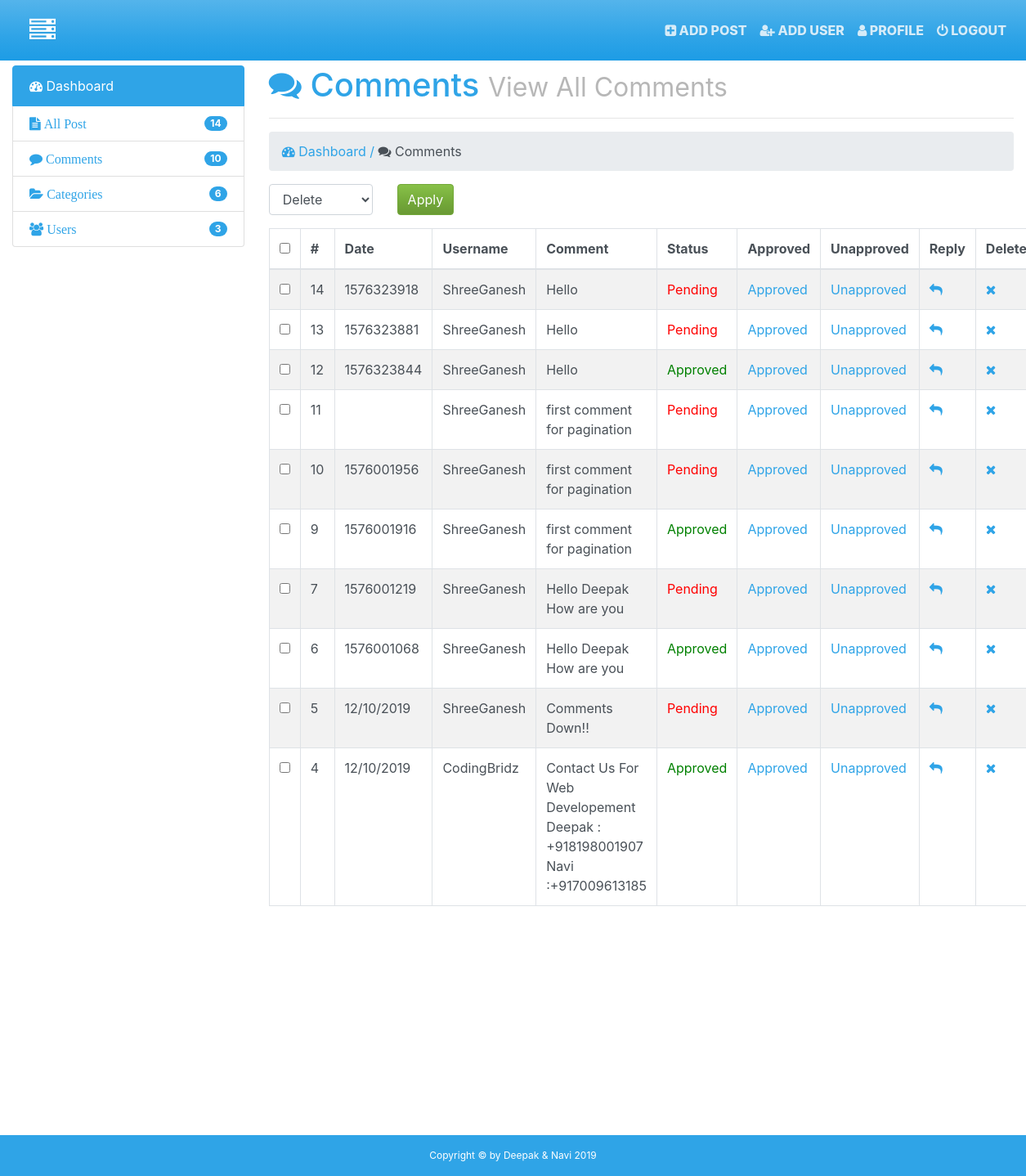
Before: /admin/comments.php (signed in) with the older database file.
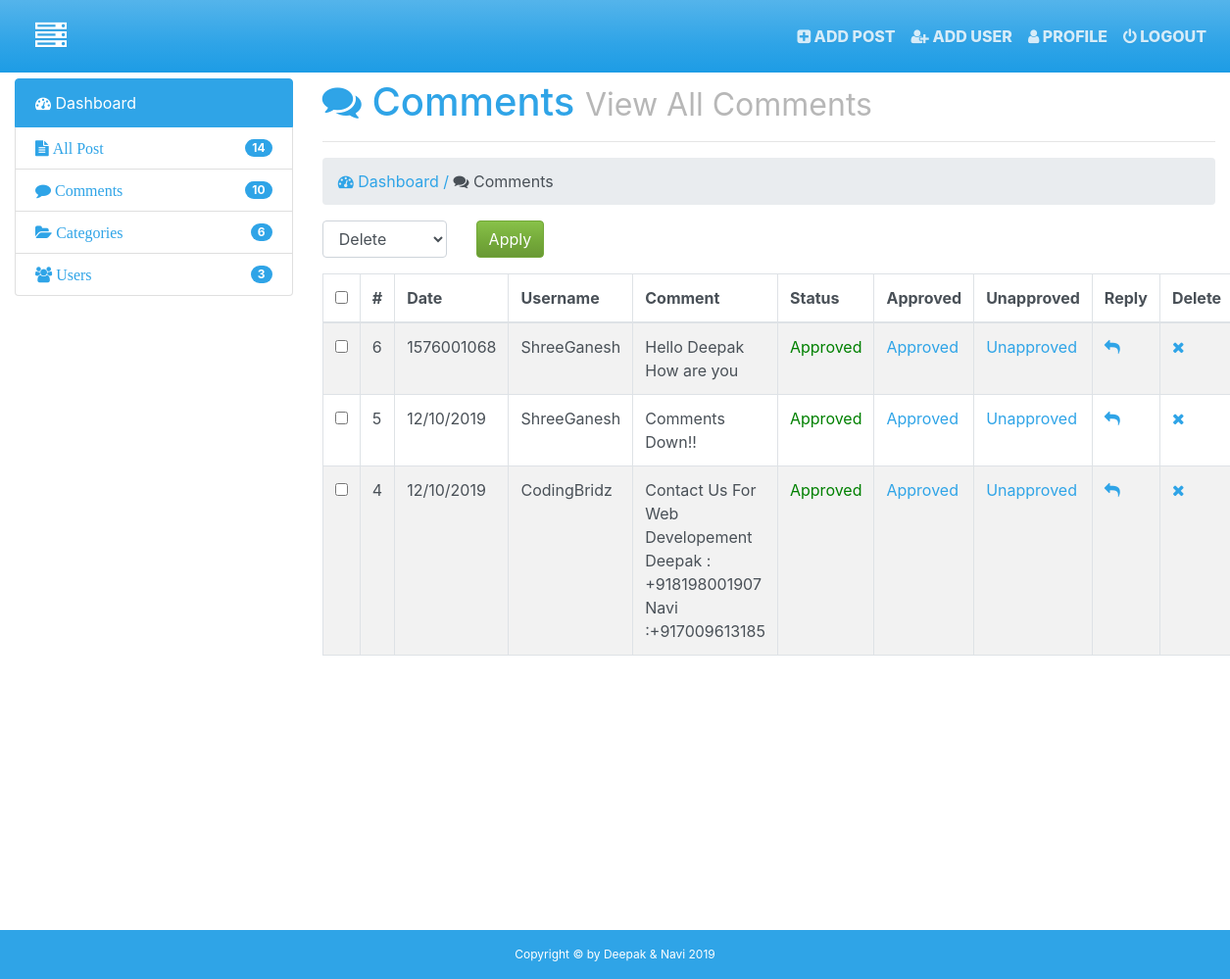
After: the same page with the newer database file.
### tables this page shows
CREATE TABLE `comments` (
  `id` int(11) NOT NULL,
  `date` varchar(100) NOT NULL,
  `name` varchar(255) NOT NULL,
  `username` varchar(255) NOT NULL,
  `post_id` int(11) NOT NULL,
  `email` varchar(255) NOT NULL,
  `website` varchar(255) NOT NULL,
  `image` varchar(255) NOT NULL,
  `comment` text NOT NULL,
  `status` varchar(255) NOT NULL
);

### admin/comments.php (the view, shortened to what this page needs)
<!DOCTYPE html>
<html>
  <head>
    <?php require_once('inc/top.php');?>
  </head>
  <body>
    <?php require_once('inc/header.php');?>
  <div class="container-fluid">
    <div class="row">
      <div class="col-md-3">
        <?php require_once('inc/sidebar.php');?>
      </div>
      <div class="col-md-9">
        <h1><i class="fa fa-comments"></i>&nbspComments
          <small class="smalld">View All Comments</small>
          <hr>
        </h1>
        <ol class="breadcrumb">
          <li><a href="index.html"><i class="fa fa-tachometer"></i> Dashboard /&nbsp </a></li>
          <li class="active"><i class="fa fa-comments"></i> Comments</li>
        </ol>
        <?php
      $query = "SELECT * FROM comments ORDER BY id DESC";
      $run = mysqli_query($con,$query);
      if (mysqli_num_rows($run) > 0) {
        ?>
        <form action="" method="post">
        <div class="row">
          <div class="col-md-6">
                <div class="row">
                  <div class="col-md-4">
                    <div class="form-group">
                      <select class="form-control" name="bulk-options" id="">
                        <option value="delete">Delete</option>
                      </select>
                    </div>
                  </div>
                  <div class="col-md-8">
                    <input type="submit" name="" class="btn btn-success" value="Apply">
                  </div>
                </div>
          </div>
           <div class="col-md-6">
          </div>
        </div>
        <table class="table table-hover table-bordered table-striped">
          <thead>
            <tr>
              <th><input type="checkbox" name="" id="selectallboxes"></th>
              <th>#</th>
              <th>Date</th>
              <th>Username</th>
              <th>Comment</th>
              <th>Status</th>
              <th>Approved</th>
              <th>Unapproved</th>
              <th>Reply</th>
              <th>Delete</th>
            </tr>
          </thead>
          <tbody>
            <?php
            while ($row = mysqli_fetch_array($run)) {
              $id = $row['id'];
              $username= $row['username'];
              $status= $row['status'];
              $comment= $row['comment'];
              $post_id= $row['post_id'];
              $date = $row['date'];
            ?>
            <tr>
              <td><input type="checkbox" name="checkboxes[]" value="<?php echo $id;?>" class="checkboxes"></td>
              <td><?php  echo $id; ?></td>
              <td><?php  echo $date; ?></td>
              <td><?php echo $username;?></td>
              <td><?php echo $comment;?></td>
              <td><span style="color:<?php if ($status == 'approved') {
                echo 'green';
              }
              else if ($status == 'pending') {
                echo 'red';
              }
              ?>"><?php echo ucfirst($status);?></span></td>
              <td><a href="comments.php?approved=<?php echo $id; ?>">Approved</a></td>
              <td><a href="comments.php?unapproved=<?php echo $id; ?>">Unapproved</a></td>
              <td><a href="comments.php?reply=<?php echo $post_id; ?>"><i class="fa fa-reply"></i></a></td>
              <td><a href="comments.php?del=<?php echo  $id; ?>"><i class="fa fa-times"></i></a></td>
            </tr>
            <?php
               }
            ?>
          </tbody>
        </table>
        <?php
        }
      else{
           echo "<center><h2>No Users Avialable Now</h2></center>";
      }
        ?>
        </form>
      </div>
    </div>
  </div><br>
  <?php require_once('inc/footer.php');?>
  </body>
</html>

Changed rows visible on the page:
removed comments: id "14", date "1576323918", username "ShreeGanesh", comment "Hello", status "Pending"
removed comments: id "13", date "1576323881", username "ShreeGanesh", comment "Hello", status "Pending"
removed comments: id "12", date "1576323844", username "ShreeGanesh", comment "Hello", status "Approved"
removed comments: id "11", username "ShreeGanesh", comment "first comment for pagination", status "Pending"
removed comments: id "10", date "1576001956", username "ShreeGanesh", comment "first comment for pagination", status "Pending"
removed comments: id "9", date "1576001916", username "ShreeGanesh", comment "first comment for pagination", status "Approved"
removed comments: id "7", date "1576001219", username "ShreeGanesh", comment "Hello Deepak How are you", status "Pending"
changed comments "Comments Down!!": status "Pending" → "Approved"
